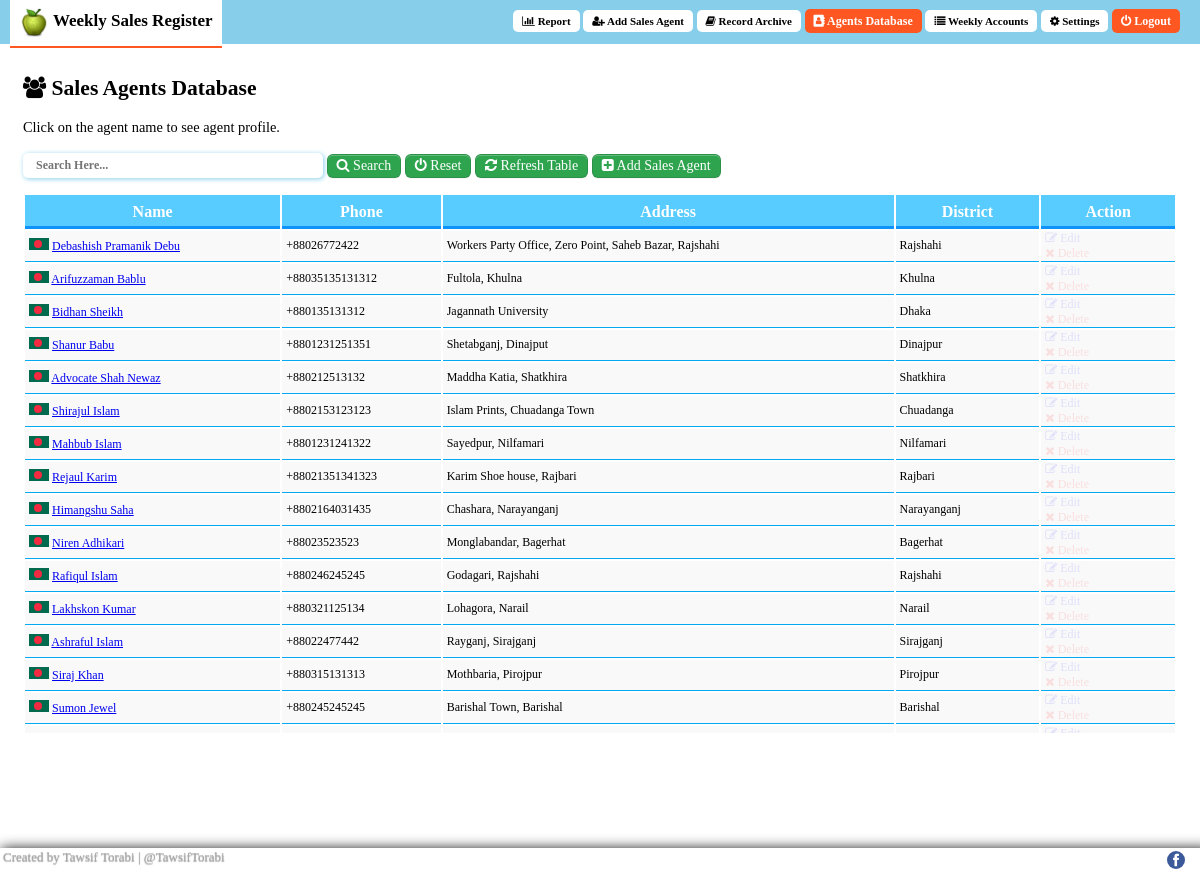
The page /agentdb.php (signed in) on the database its author committed.
### tables this page shows
CREATE TABLE "settings" (
	`id`	INTEGER PRIMARY KEY AUTOINCREMENT,
	`name`	TEXT,
	`value`	TEXT,
	`textvalue`	TEXT
);

CREATE TABLE "agents" (
	`id`	INTEGER PRIMARY KEY AUTOINCREMENT,
	`name`	TEXT,
	`address`	TEXT,
	`phone`	INTEGER,
	`zillaID`	INTEGER,
	`countryID`	INTEGER,
	`defaultCopies`	INTEGER,
	`whocreated`	TEXT,
	`timestamp`	TEXT
);

CREATE TABLE "country" (
	`id`	INTEGER PRIMARY KEY AUTOINCREMENT,
	`country`	TEXT,
	`svg`	TEXT
);

CREATE TABLE `zilla` (
	`id`	INTEGER PRIMARY KEY AUTOINCREMENT,
	`name`	TEXT,
	`divisionID`	TEXT
);

### agentdb.php (the view, shortened to what this page needs)
<?php
if(!isset($_SESSION['loggedin'])){
	echo "<script>window.open('login.php','_self')</script>";
	} else {
?>
<?php
require("connect_db.php");
?>
<html>
	<head>
		<?php include('common/html_head.php'); ?>
	</head>
<body onload="hideloader();">
<?php include('common/sticky_footer.php'); ?>
<div id="nav">
	<?php include('common/app_logo_titile.php'); ?>
	<p class="nav-right">
		<a class="nav-links" href="index.php"><i class="fa fa-bar-chart" aria-hidden="true"></i> Report</a>
		<a class="nav-links" href="addAgentFast.php"><i class="fa fa-user-plus" aria-hidden="true"></i> Add Sales Agent</a>
		<a class="nav-links" href="archive.php"><i class="fa fa-book" aria-hidden="true"></i> Record Archive</a>
		<a class="nav-links refresh" href="#"><i class="fa fa-address-book" aria-hidden="true"></i> Agents Database</a>
		<a class="nav-links" href="weeklyaccountance.php"><i class="fa fa-list" aria-hidden="true"></i> Weekly Accounts</a>
		<a class="nav-links" href="settings.php"><i class="fa fa-gear" aria-hidden="true"></i> Settings</a>
		<a class="nav-links refresh" href="logout.php"><i class="fa fa-power-off" aria-hidden="true"></i> Logout</a>
	</p>
</div>
<div style="height: 50px"></div>
		<h2><i class="fa fa-users" aria-hidden="true"></i> Sales Agents Database</h2>
		Click on the agent name to see agent profile.
		<input name="q" onkeyup="showUser(this.value)" id="a" class="search-area" style="width: 300px;" type="text" placeholder="Search Here..."/>
		<button class="button2" id="srcsbmt"><i class="fa fa-search" aria-hidden="true"></i> Search</button>
		<button class="button2" onclick="resetinput()"><i class="fa fa-power-off" aria-hidden="true"></i> Reset</button>
		<button class="button2" onclick="resetajax()"><i class="fa fa-refresh" aria-hidden="true"></i> Refresh Table</button>
		<button class="button2" onclick="aurnaIframe('addAgent.php');"><i class="fa fa-plus-square" aria-hidden="true"></i> Add Sales Agent</button>
		<div style="height: 63%;">
		<div id="ajaxcont" style="height: 100%;overflow-y: scroll;">
		<table width="100%" style="margin-top: -2px;">
			<tr style="position: -webkit-sticky; position: sticky; top: 0;">
				<th>Name</th>
				<th>Phone</th>
				<th>Address</th>
				<th>District</th>
				<th>Action</th>
			</tr>
		<?php
			$sql = "SELECT * from agents";
			$result = $db->query($sql);
			while($row = $result->fetchArray(SQLITE3_ASSOC)){
				$zillaid = $row['zillaID'];
				$countryid = $row['countryID'];
				$zillanamequery = "select * from zilla where id='$zillaid'";
				$row2 = $db->query($zillanamequery)->fetchArray(SQLITE3_ASSOC);
				$zilla = $row2['name'];
				$countrynamequery = "select * from country where id='$countryid'";
				$row3 = $db->query($countrynamequery)->fetchArray(SQLITE3_ASSOC);
				$svg = $row3['svg'];
		?>
			<tr>
				<td>
					<span style="white-space:nowrap;">
					<img width="20px" src="img/country/<?php echo $svg;?>"/>
						<a href="agentprofile.php?id=<?php echo $row['id']; ?>&ref=<?php echo htmlspecialchars($_SERVER["PHP_SELF"]);?>"><?php echo $row['name']; ?></a>
					</span>
				</td>
				<td>+880<?php echo $row['phone']; ?></td>
				<td><?php echo $row['address']; ?></td>
				<?php if($zillaid == '65'){ echo '<td style="background: red;"><b style="color: white;">No District</b></td>'; }else{ echo '<td>'.$zilla.'</td>'; }?>
				<td>
					<span style="opacity:0.1;" onmouseover="this.style.opacity='1'" onmouseout="this.style.opacity='0.1'">
					<a style="color: blue; text-decoration: none;" href="javascript:aurnaIframe('editagent.php?id=<?php echo $row['id']; ?>');">
						<i class="fa fa-pencil-square-o" aria-hidden="true"></i> Edit
					</a>
					<a style="color: red; text-decoration: none;" onclick="return confirm_alert(this);" href="javascript:deleteagent('<?php echo $row['id']; ?>');">
						<i class="fa fa-close" aria-hidden="true"></i> Delete
					</a>
				</td>
			</tr>
		<?php
			}
		?>
		</table>
	</div>
	</div>
</body>
</html>
<?php } ?>

### common/app_logo_titile.php
<span class="nav-left">
	<?php $logo = $db->query('SELECT * FROM settings where name="logo"')->fetchArray(SQLITE3_ASSOC)['value'];?>
	<img src="img/<?php echo $logo; ?>" height="30px" style="vertical-align: middle;"/>
	<span style="margin-top: 5px;">Weekly Sales Register</span>
</span>

### css/style.css (style rules this page uses)
input[type="text"], [type="password"] { padding: 6px 11px; border: 1px solid white; border-bottom: 1px solid skyblue; width: 300px; font-weight: bold; font-family: Trebuchet MS; }
html { font-family: Trebuchet MS; }
.button2 { display: inline-block; outline: 0; cursor: pointer; padding: 1px 9px; font-size: 14px; font-weight: 500; line-height: 20px; vertical-align: middle; border: 1px solid; border-radius: 6px; color: #ffffff; background-color: #2ea44f; border-color: #1b1f2326; box-shadow: rgba(27, 31, 35, 0.04) 0px 1px 0px 0px, rgba(255, 255, 255, 0.25) 0px 1px 0px 0px inset; transition: 0.2s cubic-bezier(0.3, 0, 0.5, 1); transition-property: color, background-color, border-color; font-family: Trebuchet MS; }
body { font-family: Trebuchet MS; font-size: 90%; margin-left: 23px; margin-right: 23px; }
.search-area { width: 300px; border-bottom: 1px solid skyblue; border-radius: 5px; border-top: 1px solid orangered; border-right: 1px solid skyblue; border-left: 1px solid orangered; box-shadow: 1px 1px 5px skyblue; }
input[type="text"],[type="email"],[type="number"],[type="url"],[type="password"] { width: 80%; padding: 5px 4px; border: none; font-family: Trebuchet MS; font-size: 12px; padding-left: 13px; }
div#nav { color: white; background-color: skyblue; padding: 0px 4px; margin-top: -10px; margin-left: -27px; position: fixed; width: 100%; z-index: 999; }
.nav-links { text-decoration: none; font-weight: bold; color: black; background-color: white; padding: 5px 9px; margin-right: 0px; margin-left: 0px; font-size: 11px; border-radius: 5px; font-family: Trebuchet MS; }
.refresh { color: white; font-size: 12px; background-color: #FF5722; }
.nav-right { text-align: right; margin-right: +20px; float: right; }
.nav-left { text-align: left; margin-left: +10px; background: white; padding: 9px 9px; float: left; height: 30px; margin-bottom: 20px; position: fixed; color: black; font-weight: bold; font-size: 17px; border-bottom: 2px solid #ff5722; }
td { background-color: #f9f9f9; border-bottom: 1px solid #03A9F4; padding: 0px 4px; font-size: 12px; }
th { background-color:#58cbff; border-bottom: 3px solid #0f93fb; padding:5px 19px; padding-top: 8px; color: white; }
button { color: white; background: #ff5722; padding: 3px 13px; font-weight: bold; font-family: Trebuchet MS; border-radius: 9px; }

### rows shown on the page
settings: value (picture)
agents: countryID.svg (picture), name "Debashish Pramanik Debu", phone "26772422", address "Workers Party Office, Zero Point, Saheb Bazar, Rajshahi", zillaID.name "Rajshahi"
agents: countryID.svg (picture), name "Arifuzzaman Bablu", phone "35135131312", address "Fultola, Khulna", zillaID.name "Khulna"
agents: countryID.svg (picture), name "Bidhan Sheikh", phone "135131312", address "Jagannath University", zillaID.name "Dhaka"
agents: countryID.svg (picture), name "Shanur Babu", phone "1231251351", address "Shetabganj, Dinajput", zillaID.name "Dinajpur"
agents: countryID.svg (picture), name "Advocate Shah Newaz", phone "212513132", address "Maddha Katia, Shatkhira", zillaID.name "Shatkhira"
agents: countryID.svg (picture), name "Shirajul Islam", phone "2153123123", address "Islam Prints, Chuadanga Town", zillaID.name "Chuadanga"
agents: countryID.svg (picture), name "Mahbub Islam", phone "1231241322", address "Sayedpur, Nilfamari", zillaID.name "Nilfamari"
agents: countryID.svg (picture), name "Rejaul Karim", phone "21351341323", address "Karim Shoe house, Rajbari", zillaID.name "Rajbari"
agents: countryID.svg (picture), name "Himangshu Saha", phone "2164031435", address "Chashara, Narayanganj", zillaID.name "Narayanganj"
agents: countryID.svg (picture), name "Niren Adhikari", phone "23523523", address "Monglabandar, Bagerhat", zillaID.name "Bagerhat"
agents: countryID.svg (picture), name "Rafiqul Islam", phone "246245245", address "Godagari, Rajshahi", zillaID.name "Rajshahi"
agents: countryID.svg (picture), name "Lakhskon Kumar", phone "321125134", address "Lohagora, Narail", zillaID.name "Narail"
agents: countryID.svg (picture), name "Ashraful Islam", phone "22477442", address "Rayganj, Sirajganj", zillaID.name "Sirajganj"
agents: countryID.svg (picture), name "Siraj Khan", phone "315131313", address "Mothbaria, Pirojpur", zillaID.name "Pirojpur"
agents: countryID.svg (picture), name "Sumon Jewel", phone "245245245", address "Barishal Town, Barishal", zillaID.name "Barishal"
